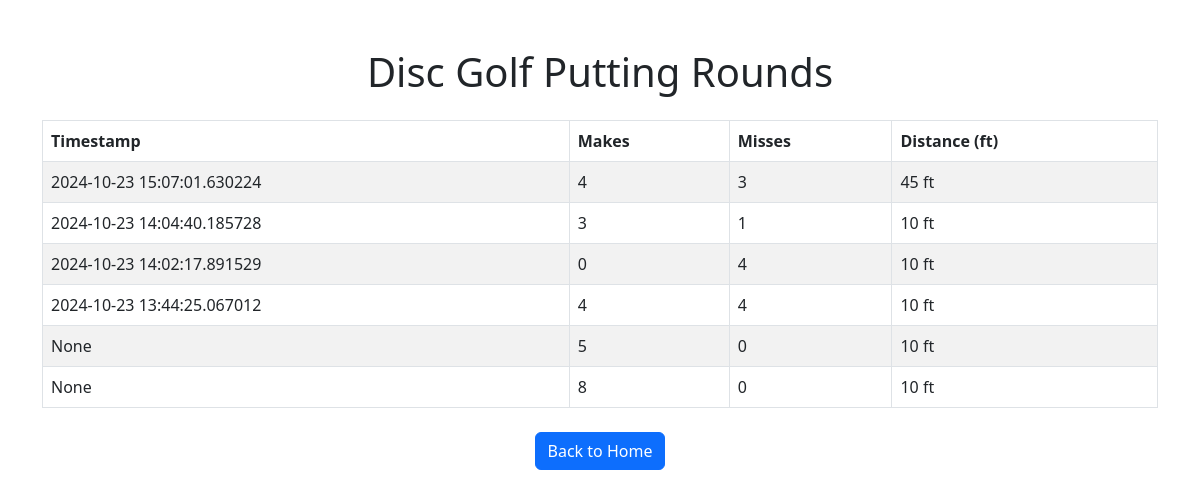
Before: /rounds with the older database file.
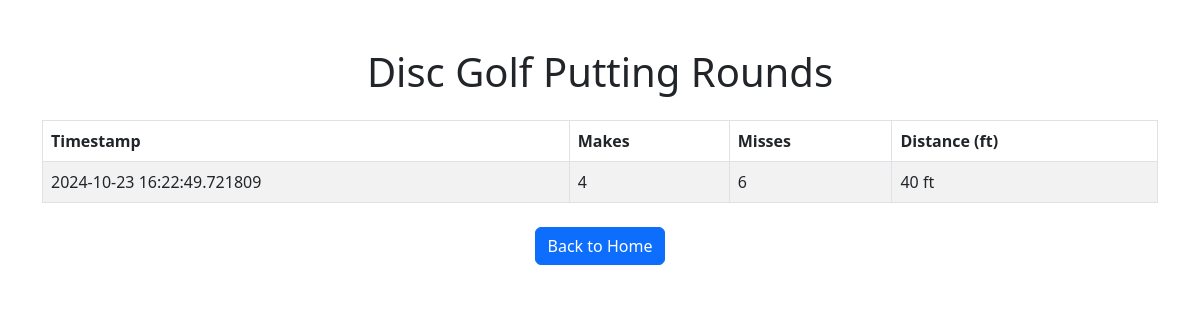
After: the same page with the newer database file.
### tables this page shows
CREATE TABLE rounds (
            id INTEGER PRIMARY KEY AUTOINCREMENT,
            makes INTEGER NOT NULL,
            misses INTEGER NOT NULL,
            distance INTEGER NOT NULL,
            timestamp DATETIME);

### app.py (the view)
@app.route('/rounds')
def show_rounds():
    conn = sqlite3.connect('rounds.db')
    cursor = conn.cursor()
    cursor.execute('SELECT id, makes, misses, distance, timestamp FROM rounds ORDER BY timestamp DESC')
    rounds = cursor.fetchall()
    conn.close()
    return render_template('rounds.html', rounds=rounds)

### templates/rounds.html (shortened to what this page needs)
<!DOCTYPE html>
<html lang="en">
<head>
    <link rel="stylesheet" href="https://cdn.jsdelivr.net/npm/bootstrap@5.3.0/dist/css/bootstrap.min.css">
</head>
<body>
    <div class="container mt-5">
        <h1 class="text-center">Disc Golf Putting Rounds</h1>
        <table class="table table-bordered table-striped mt-4">
            <thead>
                <tr>
                    <th>Timestamp</th>
                    <th>Makes</th>
                    <th>Misses</th>
                    <th>Distance (ft)</th>
                </tr>
            </thead>
            <tbody>
                {% if rounds %}
                    {% for round in rounds %}
                        <tr onclick="window.location.href='/round/{{ round[0] }}'">
                            <td>{{ round[4] }}</td>
                            <td>{{ round[1] }}</td>
                            <td>{{ round[2] }}</td>
                            <td>{{ round[3] }} ft</td>
                        </tr>
                    {% endfor %}
                {% else %}
                    <tr>
                        <td colspan="4" class="text-center">No rounds recorded yet.</td>
                    </tr>
                {% endif %}
            </tbody>
        </table>
        <div class="text-center mt-4">
            <a href="/" class="btn btn-primary">Back to Home</a>
        </div>
    </div>
</body>
</html>

Changed rows visible on the page:
removed rounds: timestamp "2024-10-23 15:07:01.630224", makes "4", misses "3", distance "45"
removed rounds: timestamp "2024-10-23 14:04:40.185728", makes "3", misses "1", distance "10"
removed rounds: timestamp "2024-10-23 14:02:17.891529", makes "0", misses "4", distance "10"
removed rounds: timestamp "2024-10-23 13:44:25.067012", makes "4", misses "4", distance "10"
removed rounds: round "None", makes "8", misses "0", distance "10"
changed rounds: timestamp "None" → "2024-10-23 16:22:49.721809"; makes "5" → "4"; misses "0" → "6"; distance "10" → "40"
